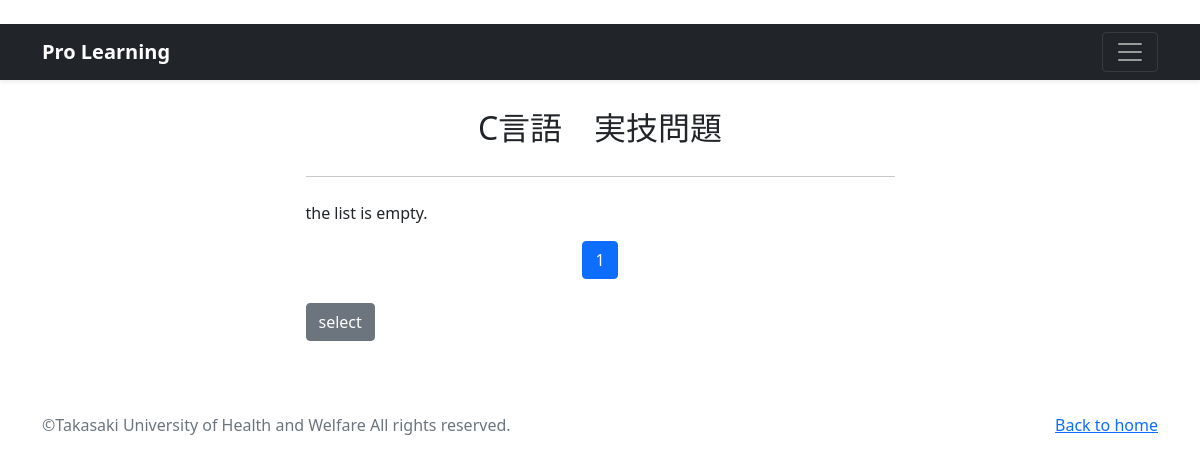
The app's page /c-list/, older data.
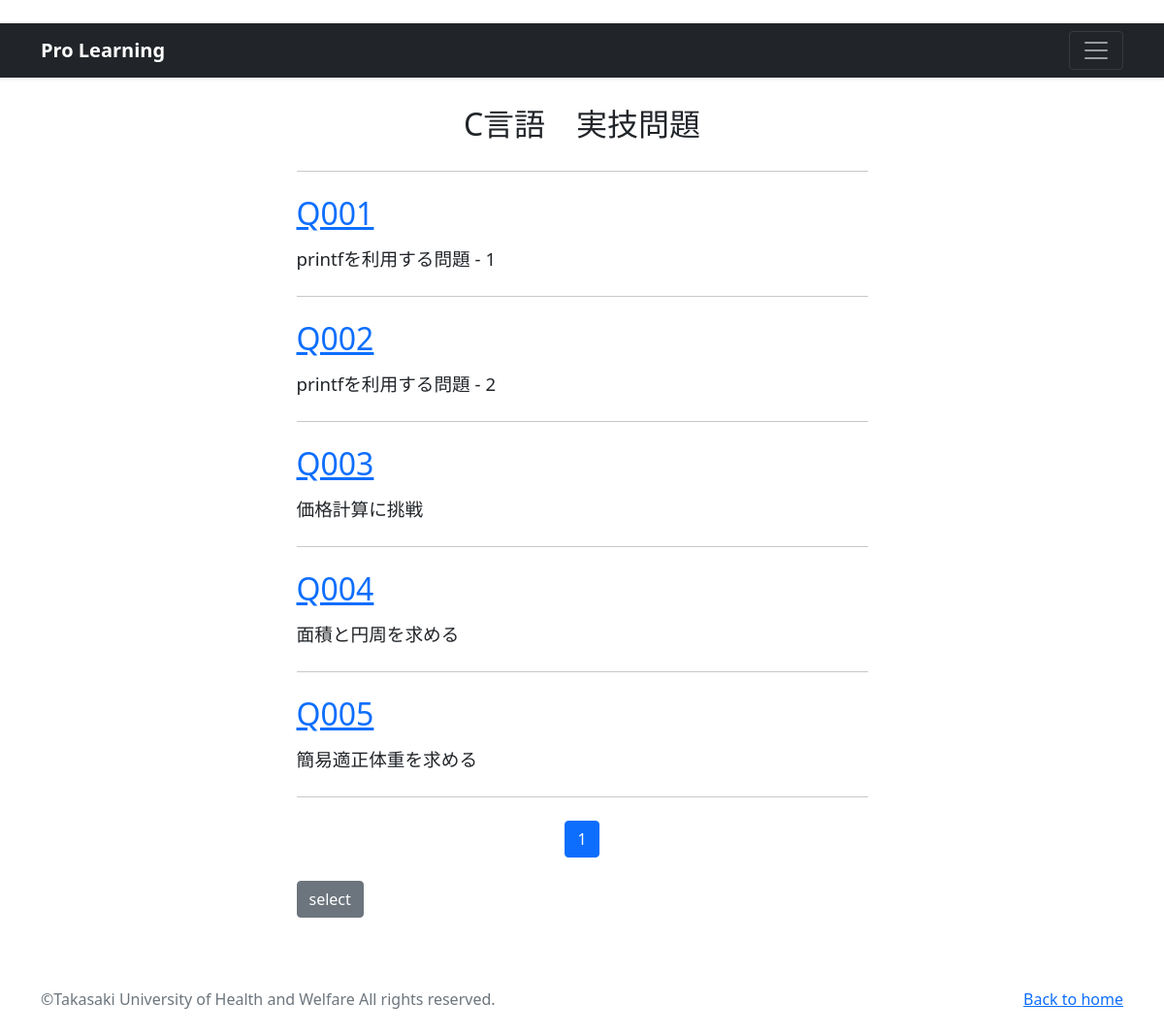
The same page, newer data.
### program/models.py (models this page shows, shortened)
class C_Program(models.Model):
    title = models.CharField(
        verbose_name='タイトル', # フィールドのタイトル
        max_length=5        # 最大文字数は5
        )
    subtit = models.CharField(
        verbose_name='サブタイトル', # フィールドのタイトル
        max_length=30        # 最大文字数は30
        )
    content = models.TextField(
        verbose_name='問題文'   # フィールドのタイトル
        )
    code = models.TextField(
        verbose_name='プログラム' # フィールドのタイトル
        )

### program/views.py (the view)
def C_learning_view(request):
    records = C_Program.objects.order_by('title')
    paginator = Paginator(records, 5)
    page_number  = request.GET.get('page', 1)
    pages = paginator.page(page_number)
    return render(
        request, 'C_list.html', {'orderby_records': pages})

### program/templates/C_list.html
{% extends 'base.html' %}
{% load static %}
{% block contents %}
<div class="container px-4 px-lg-5">
    <div class="row gx-4 gx-lg-5 justify-content-center">
        <div class="col-md-10 col-lg-8 col-xl-7">
            <div class="my-4"><font size="6"><center>C言語　実技問題</center></font></div>
            <hr class="my-4" />
            {% for record in orderby_records %}
            <div class="post-preview">
                <a href="{% url 'program:C_detail' record.pk %}">
                    <h2 class="post-title">
                        {{record.title}}</h2>
                </a>
                    <h3 class="post-subtitle">
                        <span style="font-size : 14pt">
                            {{record.subtit}}
                        </span>
                    </h3>
            </div>
            <hr class="my-4" />
            {% empty %}
            <p>the list is empty.</p>
            {% endfor %}
            {% include "pagination1.html" %}
            <p><a href="{% url 'program:select' %}"
               class="btn btn-secondary my-2">select</a>
            </p>
        </div>
    </div>
</div>
{% endblock %}

Row changes from the older to the newer data that the page shows:
added C_Program: title "Q001", subtit "printfを利用する問題 - 1"
added C_Program: title "Q002", subtit "printfを利用する問題 - 2"
added C_Program: title "Q003", subtit "価格計算に挑戦"
added C_Program: title "Q004", subtit "面積と円周を求める"
added C_Program: title "Q005", subtit "簡易適正体重を求める"
Text that changed along with them:
text no longer shown: "the list is empty."
